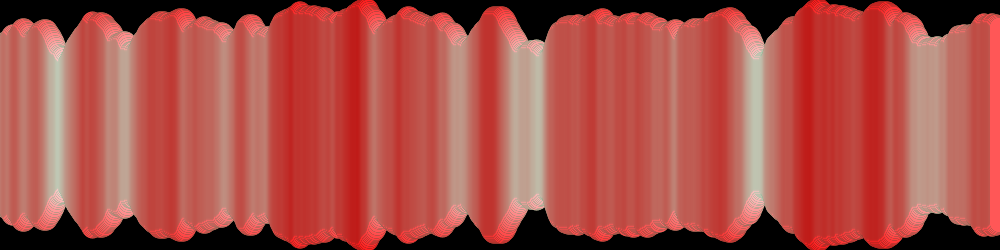
Frame 1 (no input)
Frame 60 (the mouse pressed at the canvas centre just before this capture): identical to frame 1, image omitted
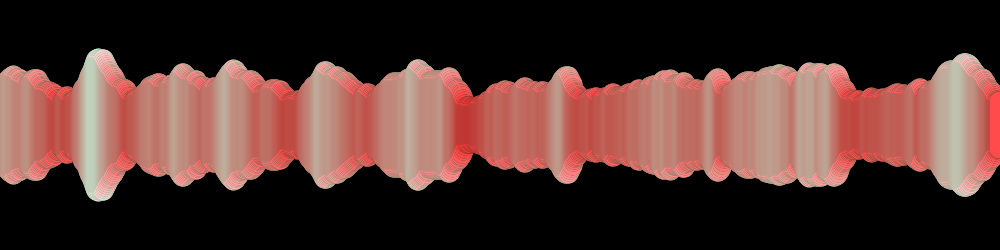
Frame 120 (the mouse held since frame 60 and released just before this capture)

The Processing sketch that drew these frames (run headless with seeded random() and noise(); from frame 60 on, the mouse is pressed at the canvas centre):

// Processing sketch: processing_171145
// ── processing_171145.pde

void setup(){
  size(1000,250);
}

float n=0.03;

void draw(){
  background(0);
  for(int i=0; i<width; i++){
    float v=noise((mouseX+i)*n,mouseY*n);
    stroke(0,v*250,v*150);
    strokeWeight(20);
    line(i, mouseY+v*80, i, height-mouseY-v*80);
    stroke(255,v*255,v*255);
    strokeWeight(20);
    line(i, mouseY+v*80, i, height-mouseY-v*80);
  }
}
